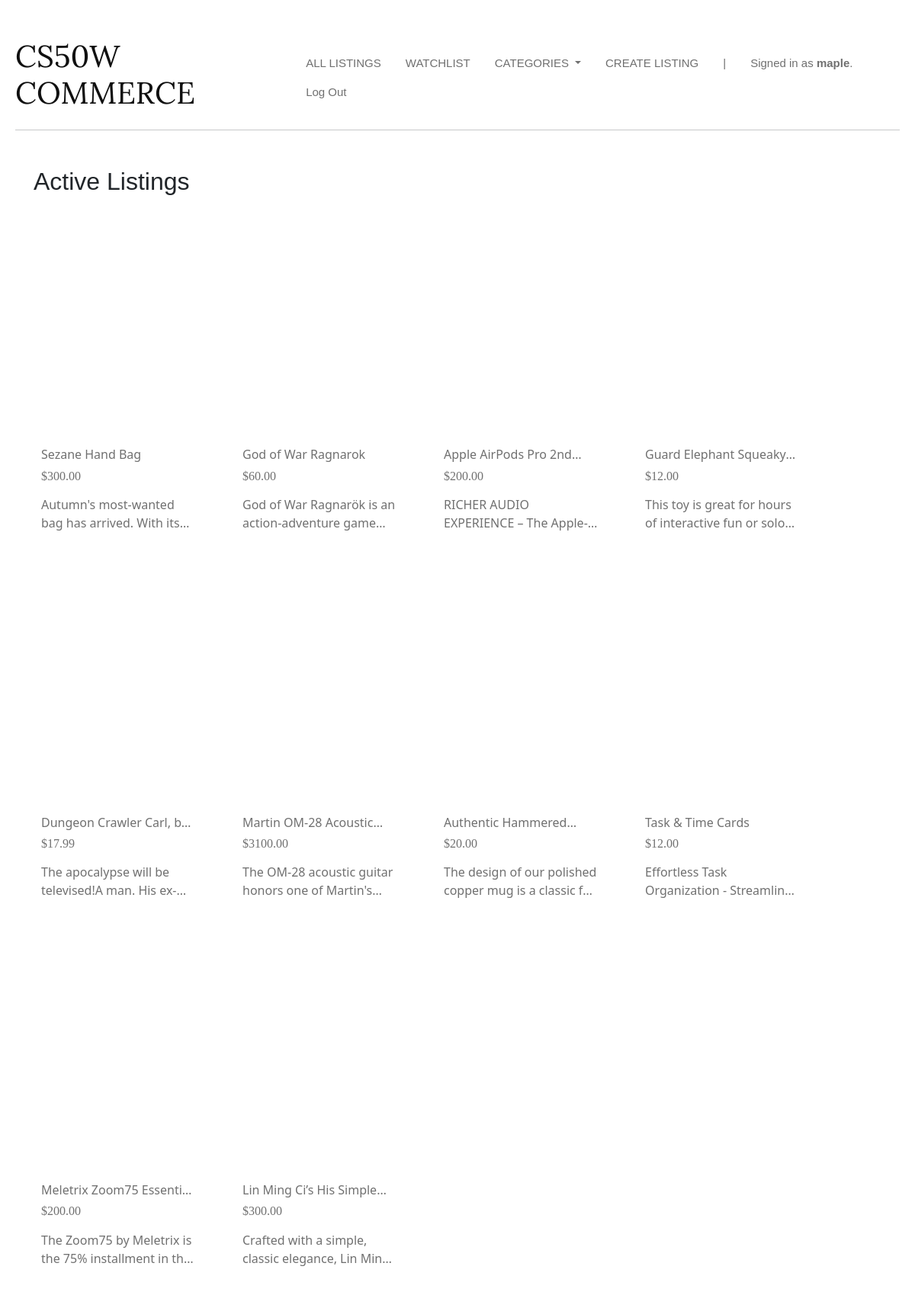
Screenshot of / (signed in) with the database file from the repository.
### auctions/models.py (models this page shows, shortened)
class User(AbstractUser):
    pass

class Listing(models.Model):
    title = models.CharField(max_length=50)
    description = models.CharField(max_length=1000)
    image = models.CharField(max_length=1000)
    price = models.FloatField()
    isActive = models.BooleanField(default=True)
    user = models.ForeignKey(User, on_delete=models.CASCADE, related_name="user")
    category = models.ForeignKey(Category, on_delete=models.CASCADE, related_name="category")
    watchlist = models.ManyToManyField(User, related_name="listingWatchlist")

### auctions/views.py (the view)
# urls.py: path("", views.index, name="index"),
def index(request):
    activeListings = Listing.objects.filter(isActive=True)
    allCategories = Category.objects.all()
    return render(request, "auctions/index.html", {
        "listings": activeListings,
        "categories": allCategories
    })

### auctions/templates/auctions/index.html
{% extends "auctions/layout.html" %}
{% block body %}
    <h2 class="mt-5 mx-4" style="font-family: 'Plus Jakarta Sans', sans-serif;">Active Listings</h2>
    <div class="row mx-1">
        {% for listing in listings %}
            <div class="card mx-1 my-4" style="width: 16rem; border: none;">
                <a href="{% url 'listing' id=listing.id %}">
                    <div class="card-image-container" style="background-image: url('{{ listing.image }}');"></div>
                </a>
                <div class="card-body d-flex flex-column justify-content-between">
                    <h6 class="card-title clamp-title">{{ listing.title }}</h6>
                    <h6 class="listing-price mb-3">${{ listing.price|floatformat:"2" }}</h6>
                    <p class="card-text clamp">{{ listing.description }}</p>
                </div>
            </div>
        {% endfor %}
    </div>
{% endblock %}

### auctions/templates/auctions/layout.html (shortened to what this page needs)
{% load static %}
<!DOCTYPE html>
<html lang="en">
    <head>
        <link href="https://cdn.jsdelivr.net/npm/bootstrap@5.3.3/dist/css/bootstrap.min.css" rel="stylesheet">
          <link href="{% static 'auctions/styles.css' %}" rel="stylesheet">
    </head>
    <body>
        <div class="d-flex justify-content-between align-items-center">
            <h1 class="title">CS50W COMMERCE</h1>
            <ul class="nav">
                <li class="nav-item">
                    <a class="nav-link" href="{% url 'index' %}">ALL LISTINGS</a>
                </li>
                {% if user.is_authenticated %}
                    <li class="nav-item">
                        <a class="nav-link" href="{% url 'watchlist' %}">WATCHLIST</a>
                    </li>
                    <li class="nav-item dropdown">
                        <a class="nav-link dropdown-toggle" href="#" id="categoriesDropdown" role="button" data-bs-toggle="dropdown" aria-expanded="false">
                            CATEGORIES
                        </a>
                    </li>
                    <li class="nav-item">
                        <a class="nav-link" href="{% url 'create' %}">CREATE LISTING</a>
                    </li>
                    <li class="nav-item">
                        <p class="nav-link mb-0">|</p>
                    </li>
                    <li class="nav-item nav-username">
                        <p class="nav-link mb-0">Signed in as <strong !important>{{ user.username }}</strong>.</p>
                    </li>
                    <li class="nav-item">
                        <a class="nav-link" href="{% url 'logout' %}">Log Out</a>
                    </li>
                {% endif %}
            </ul>
        </div>
        <hr>
        {% block body %}
        {% endblock %}
    </body>
</html>

### auctions/static/auctions/styles.css (style rules this page uses)
body { max-width: 1400px; margin: 0 auto; padding: 50px 20px; }
.card-body a.card-title, .card-body .listing-price { text-decoration: none !important; }
.card { transition: box-shadow 0.3s ease-in-out; padding: 10px; }
.card-body { color: #707070 !important; }
.card-image-container { width: 100%; height: 17rem; background-size: cover; background-position: center; background-repeat: no-repeat; overflow: hidden; }
.title { color: rgb(16, 16, 16); font-family: "Lora", serif; font-weight: 400; }
.nav-link { color: #707070 !important; font-size: 15px !important; font-family: "Raleway", sans-serif; font-optical-sizing: auto; font-weight: 300; font-style: normal; }
.nav-username strong { font-weight: bold; }
.nav-item:nth-last-child(2) .nav-link { font-weight: normal !important; color: #707070 !important; }
.clamp { display: -webkit-box; -webkit-line-clamp: 2; -webkit-box-orient: vertical; overflow: hidden; }
.clamp-title { display: -webkit-box; -webkit-line-clamp: 1; -webkit-box-orient: vertical; overflow: hidden; }
.listing-price, .listing-bid { font-family: "Oswald"; font-optical-sizing: auto; font-style: normal; }
h1,h4 { color: #424a4e;; font-weight: bold; }

### rows the page displays
User: username "maple"
Listing: title "Sezane Hand Bag", price "300.00", description "Autumn's most-wanted bag has arrived. With…"
Listing: title "God of War Ragnarok", price "60.00", description "God of War Ragnarök is an action-adventure…"
Listing: title "Apple AirPods Pro…", price "200.00", description "RICHER AUDIO EXPERIENCE –…"
Listing: title "Guard Elephant…", price "12.00", description "This toy is great for hours of interactive fun or…"
Listing: title "Dungeon Crawler Carl,…", price "17.99", description "The apocalypse will be televised!A man.…"
Listing: title "Martin OM-28…", price "3100.00", description "The OM-28 acoustic guitar honors one of…"
Listing: title "Authentic…", price "20.00", description "The design of our polished copper mug is a classic…"
Listing: title "Task & Time Cards", price "12.00", description "Effortless Task Organization -…"
Listing: title "Meletrix Zoom75…", price "200.00", description "The Zoom75 by Meletrix is the 75% installment in…"
Listing: title "Lin Ming Ci’s His…", price "300.00", description "Crafted with a simple, classic elegance, Lin…"
